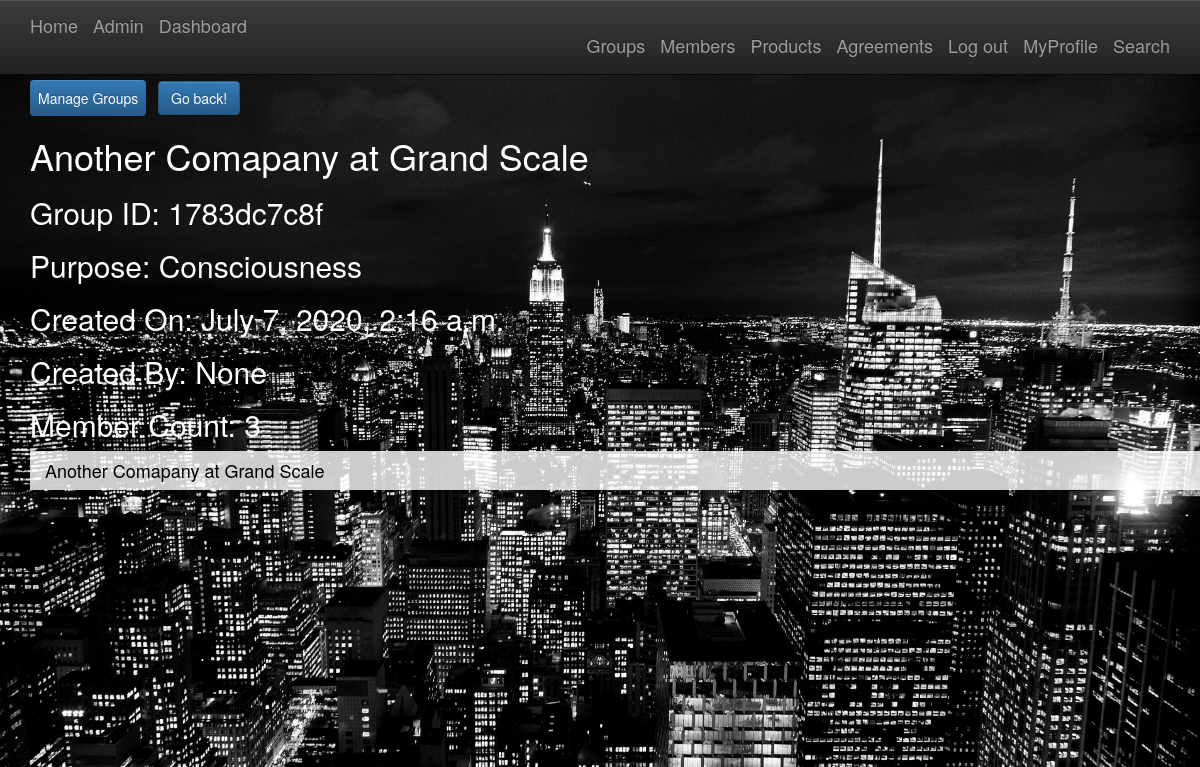
The page /groups/posts/in/1593963239570/ (signed in) on the database its author committed.
### groups/models.py (models this page shows, shortened)
class Group(models.Model):
    groupid = models.CharField(max_length=255, null=True, blank=True)
    name = models.CharField(max_length=255)
    slug = models.SlugField(allow_unicode=True)
    description = models.TextField(blank=True, default='')
    description_html = models.TextField(editable=False, default='', blank=True)
    purpose = models.CharField(max_length=255, null=True, default='', blank=True)
    creator = models.ForeignKey(User, on_delete=models.SET_NULL, null=True, blank=True)
    group_date = models.DateTimeField(auto_now=True)
    class Meta:
        ordering = ["-group_date"]
        unique_together = ("slug", "purpose", "group_date")

### groups/views.py (the view)
# urls.py: url(r"^posts/in/(?P<pk>\d+)/$",views.SingleGroup.as_view(),name="single"),
class SingleGroup(LoginRequiredMixin, generic.DetailView):
    context_object_name = 'group_details'
    model = models.Group
    template_name = 'groups/group_detail.html'

### groups/templates/groups/group_detail.html (shortened to what this page needs)
{% extends "groups/group_base.html" %}
{% block pregroup %}
<div class="dropdown">
  <button class="dropbtn btn btn-primary btn-large">Manage Groups</button>
</div>
<input type="button" class="btn btn-primary btn-large" value="Go back!" onclick="history.back()">
<h1>{{group_details.name}}</h1>
<h2>Group ID: {{group_details.groupid}}</h2>
<h2>Purpose: {{group_details.purpose}}</h2>
<h2>Created On: {{group_details.group_date}}</h2>
<h2>Created By: {{group_details.creator}}</h2>
<h2>Member Count: {{group_details.member_set.count}}</h2>
<div style="background-color: rgba(255, 255, 255, 0.8);" data-spy="scroll" data-target=".navbar">
  <div class="list-group-item-text container-fluid">
    <h4 style="color:black;">{{ group_details.description_html|safe }}</h4>
  </div>
</div>
{% endblock %}
<!--{% block group_content %}
<div class="col-md-8">
</div>
{% endblock %}-->

### static/simplesocial/css/master.css (style rules this page uses)
body { margin: 0; overflow: scroll; background-color: black; color:white; }
html, body { background: #000; height: 100%; }
.dropbtn { color: white; padding: 8px; font-size: 14px; border: none; }
.dropdown { position: relative; display: inline-block; }

### rows shown on the page
Group: name "Another Comapany at Grand Scale", groupid "1783dc7c8f", purpose "Consciousness", group_date "July 7, 2020, 2:16 a.m.", creator "None", member_set.count "3", description_html "Another Comapany at Grand Scale"
